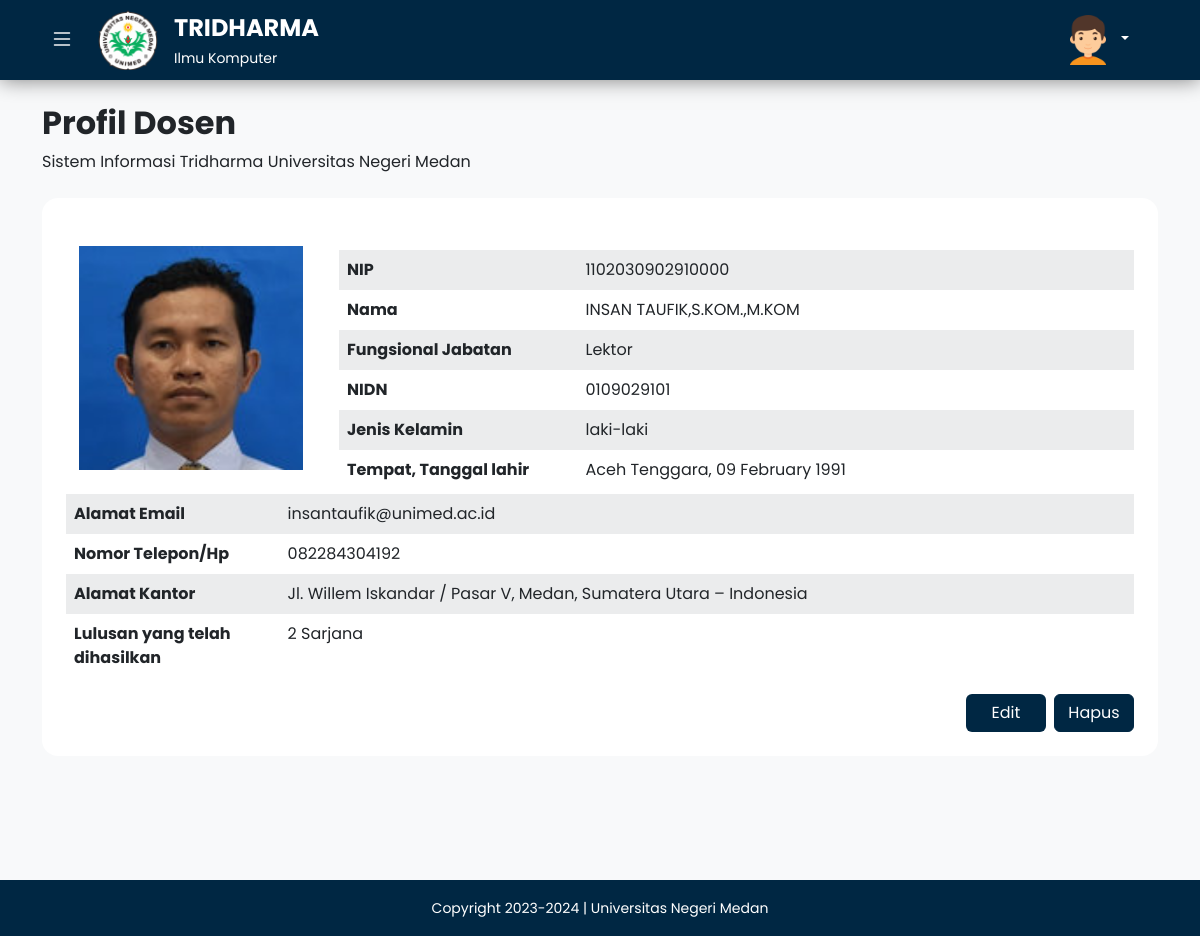
The page /admin/dosen_detail.php?id_dosen=4 (signed in) on the database its author committed.
### tables this page shows
CREATE TABLE `tb_dosen` (
  `id_dosen` int NOT NULL,
  `gambar` varchar(255) NOT NULL,
  `nama` varchar(50) DEFAULT NULL,
  `tempat_lahir` varchar(255) NOT NULL,
  `tgl_lahir` date NOT NULL,
  `jenis_kelamin` enum('laki-laki','perempuan') DEFAULT NULL,
  `jabatan_fungsional` varchar(50) DEFAULT NULL,
  `nip` varchar(50) DEFAULT NULL,
  `nidn` varchar(50) DEFAULT NULL,
  `email` varchar(255) NOT NULL,
  `no_hp` varchar(255) NOT NULL,
  `alamat_kantor` varchar(255) NOT NULL,
  `lulusan` int NOT NULL,
  `password` varchar(255) NOT NULL,
  `level` varchar(255) NOT NULL
);

### config/functions/functionDosen.php (called while the page is built, shortened)
<?php
include('../config/conn.php');
function detail($id)
{
    global $conn;
    $result = mysqli_query($conn, "SELECT * FROM tb_dosen WHERE id_dosen = '$id'");
    $row = mysqli_fetch_assoc($result);
    return $row;
}

### admin/dosen_detail.php (the view, shortened to what this page needs)
<?php
include('../config/functions/functionDosen.php');
$id = $_GET['id_dosen'];
$detailDosen = detail($id);
?>
<!DOCTYPE html>
<html lang="en">
  <head>
    <?php include ('../app/layouts/layout_admin/link_admin.php'); ?>
  </head>
  <body>
    <div class="wrapper-content">
      <?php include ('../app/layouts/layout_admin/navbar_admin.php'); ?>
      <main>
        <div class="main-wrapper d-flex">
          <section class="main-content w-100 bg-light">
            <div class="container py-3">
              <div
                class="row welcome py-2 mb-2 mb-lg-3 rounded-4 justify-content-center"
              >
                <div class="col-11 col-lg-12 welcome-text">
                  <h2 class="fw-bold">Profil Dosen</h2>
                  <p class="m-0">
                    Sistem Informasi Tridharma Universitas Negeri Medan
                  </p>
                </div>
              </div>
              <div class="row profile-dosen mb-3">
                <div class="col-lg-12">
                  <div class="profile-wrapper">
                    <div class="wrapper-body rounded-4 p-4">
                      <div class="row align-items-center">
                        <div class="col-lg-3 text-center my-4 px-xl-0">
                          <img src="../app/img/<?= $detailDosen['gambar']; ?>" class="mw-100" alt="Profile" />
                        </div>
                        <div class="col-lg-9 pt-lg-4">
                          <div class="table-responsive ps-lg-3 ps-xl-0">
                            <table
                              class="table table-striped table-borderless mb-0"
                            >
                              <tbody>
                                <tr>
                                  <th width="30%">NIP</th>
                                  <td><?= $detailDosen['nip']; ?></td>
                                </tr>
                                <tr>
                                  <th>Nama</th>
                                  <td><?= $detailDosen['nama']; ?></td>
                                </tr>
                                <tr>
                                  <th>Fungsional Jabatan</th>
                                  <td><?= $detailDosen['jabatan_fungsional']; ?></td>
                                </tr>
                                <tr>
                                  <th>NIDN</th>
                                  <td><?= $detailDosen['nidn']; ?></td>
                                </tr>
                                <tr>
                                  <th>Jenis Kelamin</th>
                                  <td><?= $detailDosen['jenis_kelamin']; ?></td>
                                </tr>
                                <tr>
                                  <th>Tempat, Tanggal lahir</th>
                                  <td><?= $detailDosen['tempat_lahir']; ?>, <?= date('d F Y', strtotime($detailDosen['tgl_lahir'])); ?></td>
                                </tr>
                              </tbody>
                            </table>
                          </div>
                        </div>
                      </div>
                      <div class="row align-items-center">
                        <div class="col-lg-12">
                          <div class="table-responsive">
                            <table
                              class="table table-2 table-striped table-borderless"
                            >
                              <tbody>
                                <tr>
                                  <th width="20%">Alamat Email</th>
                                  <td><?= $detailDosen['email']; ?></td>
                                </tr>
                                <tr>
                                  <th>Nomor Telepon/Hp</th>
                                  <td><?= $detailDosen['no_hp']; ?></td>
                                </tr>
                                <tr>
                                  <th>Alamat Kantor</th>
                                  <td><?= $detailDosen['alamat_kantor']; ?></td>
                                </tr>
                                <tr>
                                  <th>Lulusan yang telah dihasilkan</th>
                                  <td><?= $detailDosen['lulusan']; ?> Sarjana</td>
                                </tr>
                              </tbody>
                            </table>
                          </div>
                        </div>
                      </div>
                      <div class="row button">
                        <div class="col-12 d-flex justify-content-end">
                          <div class="button-edit-wrapper me-2" style="width: 5em;">
                            <a href="dosen_ubah.php?id_dosen=<?= $detailDosen['id_dosen']; ?>" class="btn-blue btn w-100" style="background-color: #002743; color:white">Edit</a>
                          </div>
                          <div class="button-hapus-wrapper" style="width: 5em;">
                            <a href="dosen_hapus.php?id_dosen=<?= $detailDosen['id_dosen']; ?>" class="btn-blue btn w-100" style="border: 1px solid #002743;" onclick="return confirm('Yakin?')">Hapus</a>
                          </div>
                        </div>
                      </div>
                    </div>
                  </div>
                </div>
              </div>
            </div>
          </section>
        </div>
      </main>
      <?php include ('../app/layouts/layout_admin/footer_admin.php'); ?>
    </div>
  </body>
</html>

### app/assets/css/style.css (style rules this page uses)
.btn-blue { background-color: #002743; color: white; }
* { margin: 0; padding: 0; box-sizing: border-box; font-family: "Poppins", sans-serif; }
.main-wrapper { position: relative; }
.main-wrapper .main-content { min-height: 100vh; }
.profile-dosen .profile-wrapper .wrapper-body { background-color: white; }
.profile-dosen .profile-wrapper .wrapper-body img { object-fit: contain; margin: auto; width: 14em; height: 14em; }
.profile-dosen .profile-wrapper .wrapper-body { background-color: #fff; }
.profile-dosen .profile-wrapper .wrapper-body .button .col-12 .button-edit-wrapper, .profile-dosen .profile-wrapper .wrapper-body .button .col-12 .button-hapus-wrapper { width: 5em; }
.table-striped > tbody > tr:nth-child(odd) > td, .table-striped > tbody > tr:nth-child(odd) > th { background-color: #f8f9fa !important; }

### rows shown on the page
tb_dosen: gambar (picture), nip "1102030902910000", nama "INSAN TAUFIK,S.KOM.,M.KOM", jabatan_fungsional "Lektor", nidn "0109029101", jenis_kelamin "laki-laki", tempat_lahir "Aceh Tenggara", tgl_lahir "09 February 1991", email "insantaufik@unimed.ac.id", no_hp "082284304192", alamat_kantor "Jl. Willem Iskandar / Pasar V, Medan, Sumatera Utara – Indonesia", lulusan "2"
